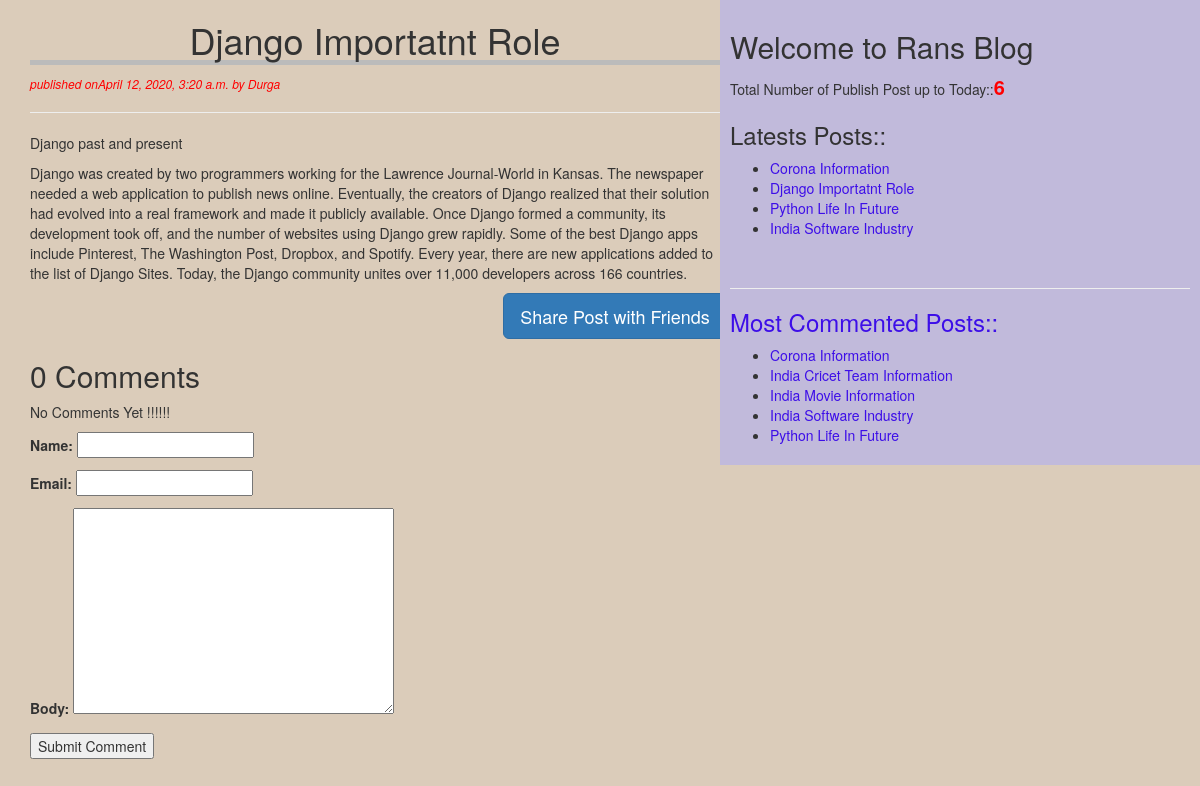
Page /detail/2020/4/12/django-importatnt-role on the committed database.
### blog/models.py (models this page shows, shortened)
class Post(models.Model):
    STATUS_CHOICES=(('draft','Draft'),('published','Published' ))
    title=models.CharField(max_length=256)
    slug=models.SlugField(max_length=264,unique_for_date='publish')
    author=models.ForeignKey(User,related_name='blog_posts',on_delete=models.DO_NOTHING)
    body=models.TextField()
    publish=models.DateTimeField(default=timezone.now)
    created=models.DateTimeField(auto_now_add=True)
    updated=models.DateTimeField(auto_now=True)
    status=models.CharField(max_length=10,choices=STATUS_CHOICES,default='draft')
    objects=CustomManager()
    tags=TaggableManager()
    class Meta:
        ordering=('-publish',)

### blog/views.py (the view)
# urls.py: path('detail/<int:year>/<int:month>/<int:day>/<slug:post>', views.post_detail_view),
def post_detail_view(request,year,month,day,post):
    post=get_object_or_404(Post,slug=post,
                                status='published',
                                publish__year=year,
                                publish__month=month,
                                publish__day=day)
    comments=post.comments.filter(active=True)
    csubmit=False
    if request.method=='POST':
        form=CommentForm(request.POST)
        if form.is_valid():
            new_comment=form.save(commit=False)
            new_comment.post=post
            new_comment.save()
            csubmit=True
    else:
        form=CommentForm()
    return render(request,'blog/post_detail.html',{'post':post,'form':form,'csubmit':csubmit,'comments':comments})

### blog/forms.py
class CommentForm(forms.ModelForm):
    class Meta:
        model=Comment
        fields=('name','email','body')

### blog/models.py (called while the page is built)
    def get_queryset(self):
        return super().get_queryset().filter(status='published')

### blog/templatetags/blog_tags.py (called while the page is built)
@register.simple_tag(name='my_tag')
def total_posts():
    return Post.objects.count()

@register.inclusion_tag('blog/latest_posts123.html')
def show_latest_posts():
    latest_posts=Post.objects.order_by('-publish')[:4]
    return {'latest_posts':latest_posts}

@register.simple_tag
def get_most_commented_posts(count=5):
    return Post.objects.annotate(total_comments=Count('comments')).order_by('-total_comments')[:count]

### template/blog/post_detail.html (shortened to what this page needs)
<!DOCTYPE html>
{%extends 'blog/base.html'%}
{%block content%}
    <h1>{{post.title}}</h1>
    <p id='date'>  published on{{post.publish}} by {{post.author|title}}</p><hr>
    {{post.body|linebreaks}}
    <div class="container" align='center'>
    <a href="/share/{{post.id}}"class = 'btn btn-primary btn-lg'>Share Post with Friends</a>
    </div>
    <h2>{{comments.count}} Comment{{comments.count|pluralize}}</h2>
    {%if comments%}
      {%for comment in comments%}
      <p>Comment {{forloop.counter}} by {{comment.name}} on {{comment.created}}</p><hr>
      <div class="cb">
        {{comment.body|linebreaks}}
      </div>
      {%endfor%}
      {%else%}
      <p>No Comments Yet !!!!!!</p>
      {%endif%}
      {% if csubmit %}
      <h2>Comment Added Successfully</h2>
      {%else%}
      <form class="" method="post">
      {{form.as_p}}
      <input type="submit" name="" value="Submit Comment">
      </form>
      {%endif%}
    {%endblock%}

### template/blog/base.html (shortened to what this page needs)
<!DOCTYPE html>
{%load blog_tags%}
{%load static%}
<html lang="en" dir="ltr">
  <head>
    <link rel="stylesheet" href="https://stackpath.bootstrapcdn.com/bootstrap/3.4.1/css/bootstrap.min.css"
>
<link rel="stylesheet" href="{%static "css/blog.css" %}">
  </head>
  <body>
      <div class="content">
        {%block content%}
        {%endblock%}
    </div>
    <div class='sidebar'>
      <h2>Welcome to Rans Blog</h2>
      <p>Total Number of Publish Post up to Today::<span id='pcount'>{%my_tag%}</span></p>
      <h3>Latests Posts::</h3>{%show_latest_posts%} <br>
      <hr>
      <h3>Most Commented Posts::</h3>
      {%get_most_commented_posts as most_commented_posts%}
      <ul>
        {%for post in most_commented_posts%}
        <li><a href="/detail/{{post.publish.year}}/{{post.publish.month}}/{{post.publish.day}}/{{post.slug}}">{{post.title}}</li>
          {%endfor%}
      </ul>
    </div>
  </body>
</html>

### template/blog/latest_posts123.html
<ul>
  {%for post in latest_posts%}
  <li><a href="/detail/{{post.publish.year}}/{{post.publish.month}}/{{post.publish.day}}/{{post.slug}}">{{post.title}}</li>
  {%endfor%}
</ul>

### static/css/blog.css (style rules this page uses)
.content { width: 60%; float:left; padding: 0 0 0 30px; background: #dbccba; }
.sidebar { width: 40%; float: right; padding: 10px; background: #c1badb; }
h1 { text-align: center; border-bottom: 5px solid #bbb; }
body { background-color: #dbccba; }
#pcount { font-size: 20px; color: red; font-weight: bold; }
#date { color: red; font-size: 12px; font-style: italic; }
a { color: #3d0ee8; }

### rows in the picture
Post: title "Django Importatnt Role", publish "April 12, 2020, 3:20 a.m.", author "Durga", body "Django past and present Django was created by two programmers working for the Lawrence Journal-World in Kansas. The newspaper needed a web application to publish news online. Eventually, the creators of Django realized that their solution had evolved into a real framework and made it publicly available. Once Django formed a community, its development took off, and the number of websites using Django grew rapidly. Some of the best Django apps include Pinterest, The Washington Post, Dropbox, and Spotify. Every year, there are new applications added to the list of Django Sites. Today, the Django community unites over 11,000 developers across 166 countries."
Post: title "Corona Information"
Post: title "Python Life In Future"
Post: title "India Software Industry"
Post: title "India Cricet Team Information"
Post: title "India Movie Information"

### other values in the picture
{{ comments.count }} "0"
